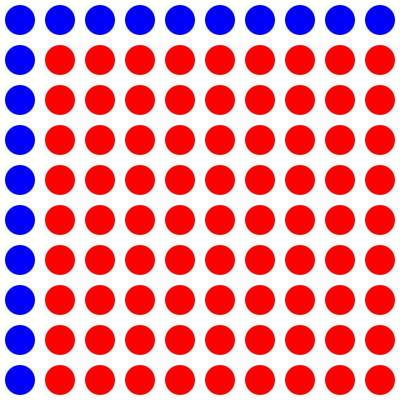
Frame 1 (no input)
Frame 60 (the mouse pressed at the canvas centre just before this capture): identical to frame 1, image omitted
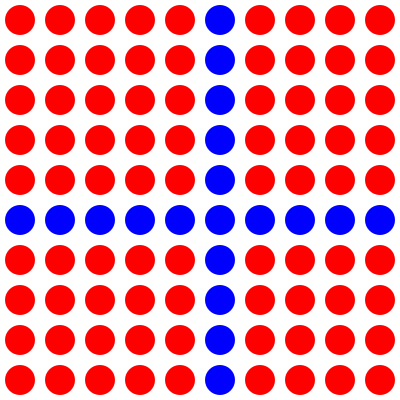
Frame 120 (the mouse held since frame 60 and released just before this capture)

The Processing sketch that drew these frames (run headless with seeded random() and noise(); from frame 60 on, the mouse is pressed at the canvas centre):

// Processing sketch: highlight_rows_and_columns
// ── highlight_rows_and_columns.pde
void setup()
{
  size(400, 400);
  noStroke();
  fill(180, 50, 50, 100);
}

void draw()
{
  background(255);

  for (int row=0; row<10; row = row+1)
  {
    for (int col=0; col<10; col = col+1)
    {
      if ((row == mouseY /40 || col == mouseX/40))
      {
        fill(0, 0, 255);
      } else {
        fill(255,0,0);
      }
      ellipse(20 + col*40, 20 + row*40, 30, 30);
    }
  }
}
